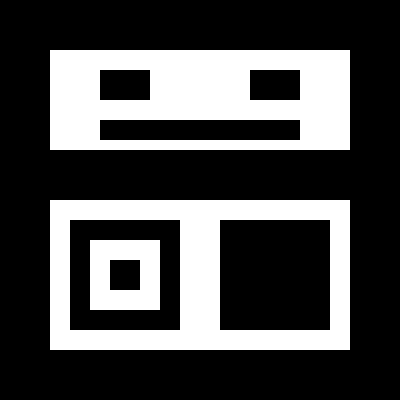
//> input picture openCV/data/contours.bmp, 400 x 400 px
$ ./contours_hier   (built with g++ and OpenCV 4)
//> lines starting //> are read from the running program, lines starting //| are printed output that depends on the picture; after the words box and inside, x2 and y2 are one past the last pixel; in counts of white or black regions, pixels touching at a corner belong together
#include "opencv2/opencv.hpp"
#include <iostream>

using namespace cv;
using namespace std;
string folder = "/home/qq43/KIB/openCV/data/";

int main() {
	Mat src = imread(folder + "contours.bmp", IMREAD_GRAYSCALE);
//> src: 400 rows x 400 cols, CV_8UC1; 29.9% white; 3 white regions

    vector<vector<Point>> contours;     //벡터를 두번
    vector<Vec4i> hier;
	findContours(src, contours, hier, RETR_TREE, CHAIN_APPROX_SIMPLE);
//> contours = 9 contours; largest, box (x1, y1, x2, y2) and area: (50, 200, 350, 350) 44551, (50, 50, 350, 150) 29601, (219, 219, 331, 331) 12319, (69, 219, 181, 331) 12319, (90, 240, 160, 310) 4761

    Mat dst;
    cvtColor(src, dst, COLOR_GRAY2BGR);
//> dst is the input picture: 400 rows x 400 cols, CV_8UC3; 29.9% white; 3 white regions, box (x1, y1, x2, y2) and area: (50, 50, 350, 150) 23000, (50, 200, 350, 350) 20800, (90, 240, 160, 310) 4000
    for(int i = 0; i < contours.size(); ++i){
        Scalar color(rand() & 255, rand() & 255);
        drawContours(dst, contours, i, color, -1, LINE_8, hier);
    }
//> this loop made 9 passes
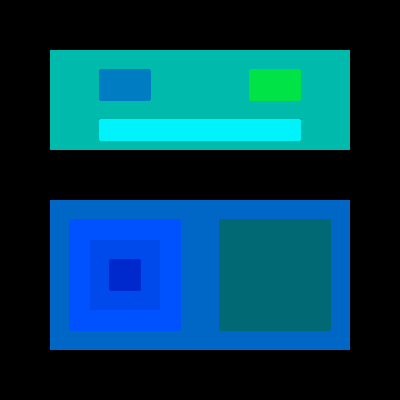
//> dst: 400 rows x 400 cols, CV_8UC3; mean B, G, R 86.3, 63.2, 0

    for(auto h : hier){
        cout << h << endl;
    }
//> this loop made 9 passes
//> h on passes 1 to 9: [5, -1, 1, -1], [2, -1, -1, 0], [-1, 1, 3, 0], [-1, -1, 4, 2], [-1, -1, -1, 3], [-1, 0, 6, -1], [7, -1, -1, 5], [8, 6, -1, 5], [-1, 7, -1, 5]
//| [5, -1, 1, -1]
//| [2, -1, -1, 0]
//| [-1, 1, 3, 0]
//| [-1, -1, 4, 2]
//| [-1, -1, -1, 3]
//| [-1, 0, 6, -1]
//| [7, -1, -1, 5]
//| [8, 6, -1, 5]
//> (output is shown up to pass 8 of 9)

    imshow("src",src);
    imshow("dst",dst);
	waitKey();
	destroyAllWindows();
	return 0;
}
